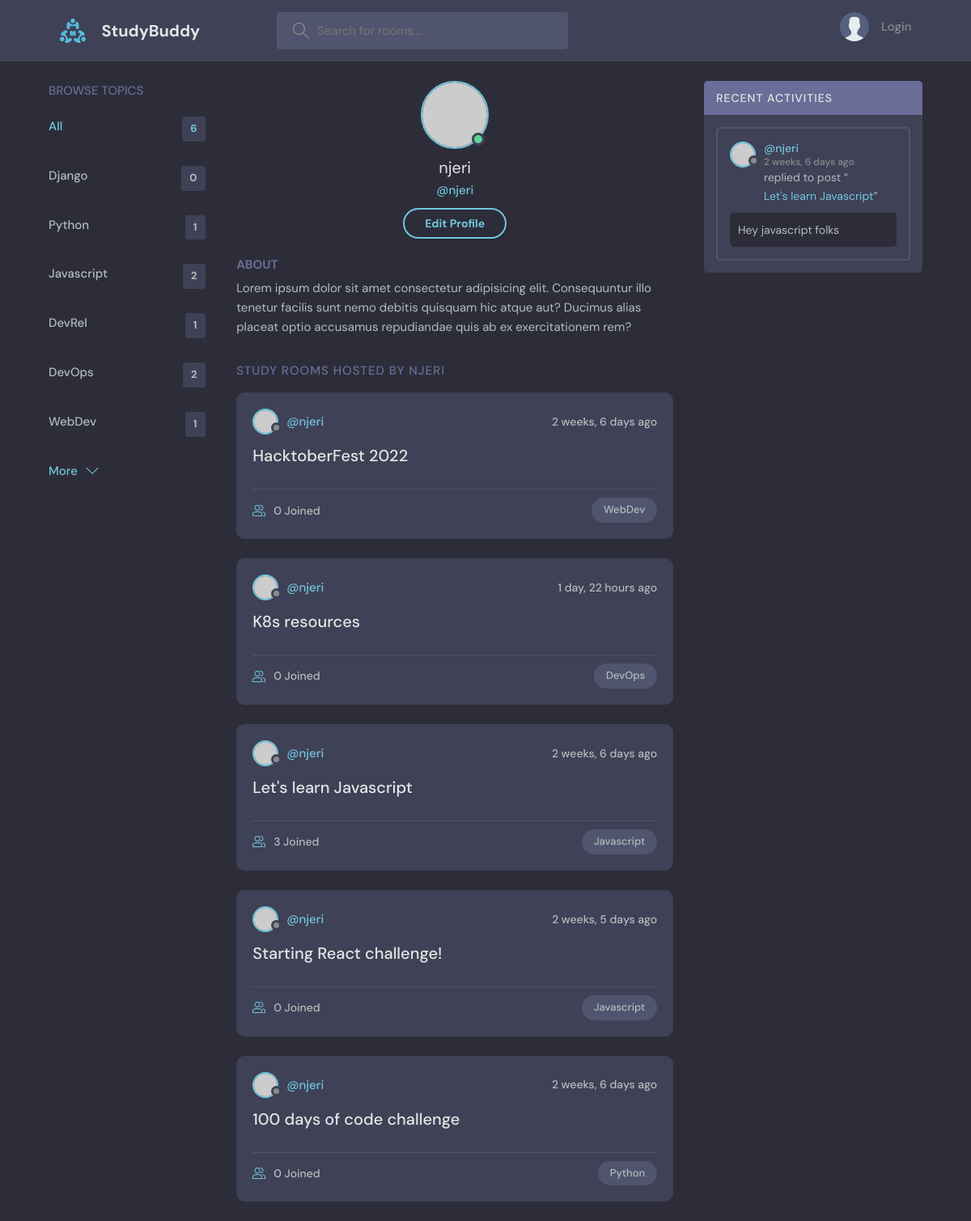
The app's page /profile/1/, older data.
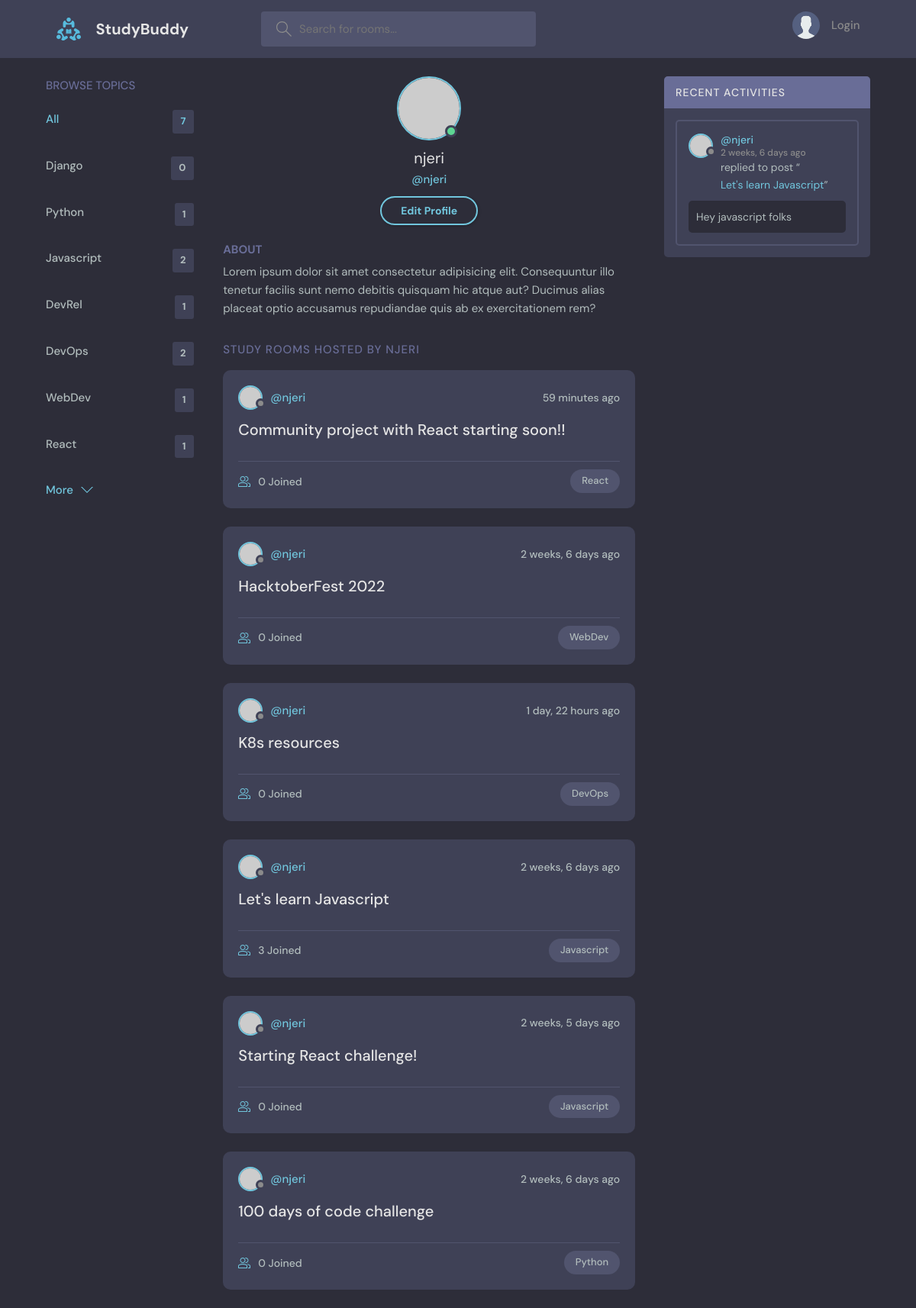
The same page, newer data.
### base/models.py (models this page shows, shortened)
class Topic(models.Model):
    name = models.CharField(max_length=200)

class Room(models.Model):
   host = models.ForeignKey(User, on_delete=models.SET_NULL, null=True)
   topic = models.ForeignKey(Topic, on_delete=models.SET_NULL, null=True)
   name = models.CharField (max_length=200)
   description = models.TextField(null=True, blank=True)
   participants = models.ManyToManyField(User, related_name='participants', blank=True)      #users active in a room
   updated = models.DateTimeField(auto_now=True)
   created = models.DateTimeField(auto_now_add=True)
   class Meta:
        ordering = ['-updated', '-created']
   def __str__(self):
    return self.name

class Message(models.Model):
    user = models.ForeignKey(User, on_delete=models.CASCADE)
    room = models.ForeignKey(Room, on_delete=models.CASCADE)
    body = models.TextField()
    updated = models.DateTimeField(auto_now=True)
    created = models.DateTimeField(auto_now_add=True)
    class Meta:
        ordering = ['-updated', '-created']
    def __str__(self):
        return self.body[0:50]

### base/views.py (the view)
# urls.py: path('profile/<str:pk>/', views.userProfile, name="user-profile"),
def userProfile(request, pk):
    user = User.objects.get(id=pk)
    rooms = user.room_set.all()
    room_messages = user.message_set.all()
    topics = Topic.objects.all()
    context = {'user': user, 'rooms': rooms,
     'room_messages': room_messages, 'topics': topics}
    return render(request, 'base/profile.html', context)

### base/templates/base/profile.html
{% extends 'main.html' %}
{% block content %}
<main class="profile-page layout layout--3">
   <div class="container">
      {% include 'base/topics_component.html' %}
      <div class="roomList">
        <div class="profile">
          <div class="profile__avatar">
            <div class="avatar avatar--large active">
              <img src="https://randomuser.me/api/portraits/men/11.jpg" />
            </div>
          </div>
          <div class="profile__info">
            <h3>{{user.username}}</h3>
            <p>@{{user.username}}</p>
            <a href="edit-user.html" class="btn btn--main btn--pill">Edit Profile</a>
          </div>
          <div class="profile__about">
            <h3>About</h3>
            <p>
              Lorem ipsum dolor sit amet consectetur adipisicing elit. Consequuntur illo tenetur
              facilis sunt nemo debitis quisquam hic atque aut? Ducimus alias placeat optio
              accusamus repudiandae quis ab ex exercitationem rem?
            </p>
          </div>
        </div>
        <div class="roomList__header">
          <div>
            <h2>Study Rooms Hosted by {{user.username}}</a>
            </h2>
          </div>
        </div>
        {% include 'base/feed_component.html' %}
      </div>
            {% include 'base/activity_Component.html' %}
    </div>
</main>
{% endblock content %}

### base/templates/base/topics_component.html
<div class="topics">
    <div class="topics__header">
      <h2>Browse Topics</h2>
    </div>
    <ul class="topics__list">
      <li>
        <a href="{% url 'home' %}" class="active">All <span>{{topics.count}}</span></a>
      </li>
      {% for topic in topics %}
      <li>
        <a href="{% url 'home' %}?q={{topic.name}}">{{topic.name}}<span>{{topic.room_set.all.count}}</span></a>
      </li>
      {% endfor %}
    </ul>
    <a class="btn btn--link" href="topics.html">
      More
      <svg
        version="1.1"
        xmlns="http://www.w3.org/2000/svg"
        width="32"
        height="32"
        viewBox="0 0 32 32"
      >
        <title>chevron-down</title>
        <path d="M16 21l-13-13h-3l16 16 16-16h-3l-13 13z"></path>
      </svg>
    </a>
  </div>

### base/templates/base/feed_component.html (shortened to what this page needs)
{% for room in rooms %}
<div class="roomListRoom">
  <div class="roomListRoom__header">
    <a href="" class="roomListRoom__author">
      <div class="avatar avatar--small">
        <img src="https://randomuser.me/api/portraits/women/11.jpg" />
      </div>
      <span>@{{room.host.username}}</span>
    </a>
    <div class="roomListRoom__actions">
      <span>{{room.created|timesince}} ago</span>
    </div>
  </div>
  <div class="roomListRoom__content">
    <a href="{% url 'room' room.id %}">{{room.name}}</a>
  </div>
  <div class="roomListRoom__meta">
    <a href="{% url 'room' room.id %}" class="roomListRoom__joined">
      {{room.participants.all.count}} Joined
    </a>
    <p class="roomListRoom__topic">{{room.topic.name}}</p>
  </div>
</div>
{% endfor %}

### base/templates/base/activity_component.html (shortened to what this page needs)
<div class="activities">
  <div class="activities__header">
    <h2>Recent Activities</h2>
  </div>
  {% for message in room_messages %}
  <div class="activities__box">
    <div class="activities__boxHeader roomListRoom__header">
      <a href="" class="roomListRoom__author">
        <div class="avatar avatar--small">
          <img src="https://randomuser.me/api/portraits/women/11.jpg" />
        </div>
        <p>
          @{{message.user}}
          <span>{{message.created|timesince}} ago</span>
        </p>
      </a>
    </div>
    <div class="activities__boxContent">
      <p>
        replied to post “<a href="{% url 'room' message.room.id %}">{{message.room}}</a>”
      </p>
      <div class="activities__boxRoomContent">
       {{message.body}}
      </div>
    </div>
  </div>
  {% endfor %}
</div>

Row changes from the older to the newer data that the page shows:
added Topic: name "React", room_set.all.count "1"
added Room: host.username "njeri", created "59 minutes", name "Community project with React starting soon!!", participants.all.count "0", topic.name "React"
Text that changed along with them:
{{ topics.count }}: "6" → "7"
